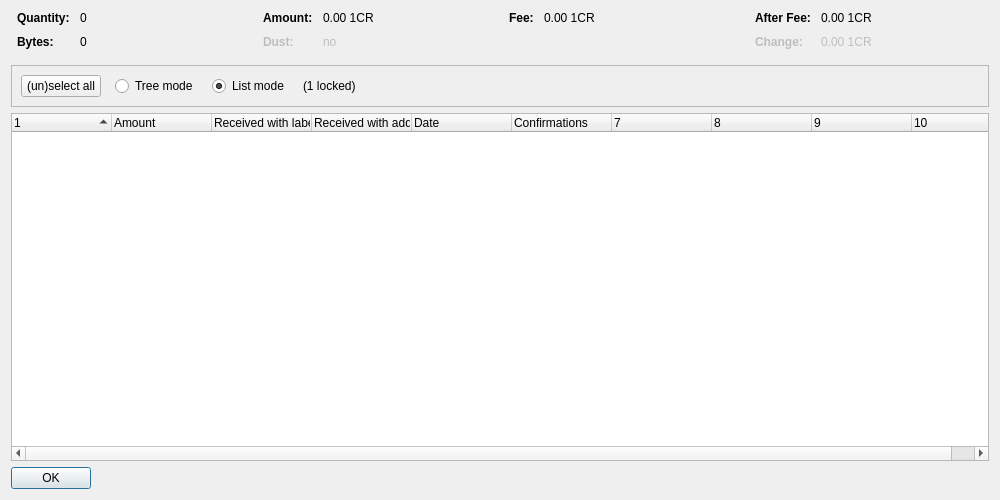
<?xml version="1.0" encoding="UTF-8"?>
<ui version="4.0">
 <class>CoinControlDialog</class>
 <widget class="QDialog" name="CoinControlDialog">
  <property name="geometry">
   <rect>
    <x>0</x>
    <y>0</y>
    <width>1000</width>
    <height>500</height>
   </rect>
  </property>
  <property name="windowTitle">
   <string>Coin Selection</string>
  </property>
  <layout class="QVBoxLayout" name="verticalLayout">
   <item>
    <layout class="QHBoxLayout" name="horizontalLayoutTop" stretch="0,0,0,0">
     <property name="topMargin">
      <number>0</number>
     </property>
     <property name="bottomMargin">
      <number>10</number>
     </property>
     <item>
      <layout class="QFormLayout" name="formLayoutCoinControl1">
       <property name="horizontalSpacing">
        <number>10</number>
       </property>
       <property name="verticalSpacing">
        <number>10</number>
       </property>
       <property name="leftMargin">
        <number>6</number>
       </property>
       <property name="rightMargin">
        <number>6</number>
       </property>
       <item row="0" column="0">
        <widget class="QLabel" name="labelCoinControlQuantityText">
         <property name="font">
          <font>
           <weight>75</weight>
           <bold>true</bold>
          </font>
         </property>
         <property name="text">
          <string>Quantity:</string>
         </property>
        </widget>
       </item>
       <item row="0" column="1">
        <widget class="QLabel" name="labelCoinControlQuantity">
         <property name="cursor">
          <cursorShape>IBeamCursor</cursorShape>
         </property>
         <property name="contextMenuPolicy">
          <enum>Qt::ActionsContextMenu</enum>
         </property>
         <property name="text">
          <string notr="true">0</string>
         </property>
         <property name="textInteractionFlags">
          <set>Qt::LinksAccessibleByMouse|Qt::TextSelectableByKeyboard|Qt::TextSelectableByMouse</set>
         </property>
        </widget>
       </item>
       <item row="1" column="0">
        <widget class="QLabel" name="labelCoinControlBytesText">
         <property name="font">
          <font>
           <weight>75</weight>
           <bold>true</bold>
          </font>
         </property>
         <property name="text">
          <string>Bytes:</string>
         </property>
        </widget>
       </item>
       <item row="1" column="1">
        <widget class="QLabel" name="labelCoinControlBytes">
         <property name="cursor">
          <cursorShape>IBeamCursor</cursorShape>
         </property>
         <property name="contextMenuPolicy">
          <enum>Qt::ActionsContextMenu</enum>
         </property>
         <property name="text">
          <string notr="true">0</string>
         </property>
         <property name="textInteractionFlags">
          <set>Qt::LinksAccessibleByMouse|Qt::TextSelectableByKeyboard|Qt::TextSelectableByMouse</set>
         </property>
        </widget>
       </item>
      </layout>
     </item>
     <item>
      <layout class="QFormLayout" name="formLayoutCoinControl2">
       <property name="horizontalSpacing">
        <number>10</number>
       </property>
       <property name="verticalSpacing">
        <number>10</number>
       </property>
       <property name="leftMargin">
        <number>6</number>
       </property>
       <property name="rightMargin">
        <number>6</number>
       </property>
       <item row="0" column="0">
        <widget class="QLabel" name="labelCoinControlAmountText">
         <property name="font">
          <font>
           <weight>75</weight>
           <bold>true</bold>
          </font>
         </property>
         <property name="text">
          <string>Amount:</string>
         </property>
        </widget>
       </item>
       <item row="0" column="1">
        <widget class="QLabel" name="labelCoinControlAmount">
         <property name="cursor">
          <cursorShape>IBeamCursor</cursorShape>
         </property>
         <property name="contextMenuPolicy">
          <enum>Qt::ActionsContextMenu</enum>
         </property>
         <property name="text">
          <string notr="true">0.00 1CR</string>
         </property>
         <property name="textInteractionFlags">
          <set>Qt::LinksAccessibleByMouse|Qt::TextSelectableByKeyboard|Qt::TextSelectableByMouse</set>
         </property>
        </widget>
       </item>
       <item row="1" column="0">
        <widget class="QLabel" name="labelCoinControlLowOutputText">
         <property name="enabled">
          <bool>false</bool>
         </property>
         <property name="font">
          <font>
           <weight>75</weight>
           <bold>true</bold>
          </font>
         </property>
         <property name="text">
          <string>Dust:</string>
         </property>
        </widget>
       </item>
       <item row="1" column="1">
        <widget class="QLabel" name="labelCoinControlLowOutput">
         <property name="enabled">
          <bool>false</bool>
         </property>
         <property name="cursor">
          <cursorShape>IBeamCursor</cursorShape>
         </property>
         <property name="contextMenuPolicy">
          <enum>Qt::ActionsContextMenu</enum>
         </property>
         <property name="text">
          <string notr="true">no</string>
         </property>
         <property name="textInteractionFlags">
          <set>Qt::LinksAccessibleByMouse|Qt::TextSelectableByKeyboard|Qt::TextSelectableByMouse</set>
         </property>
        </widget>
       </item>
      </layout>
     </item>
     <item>
      <layout class="QFormLayout" name="formLayoutCoinControl3">
       <property name="horizontalSpacing">
        <number>10</number>
       </property>
       <property name="verticalSpacing">
        <number>10</number>
       </property>
       <property name="leftMargin">
        <number>6</number>
       </property>
       <property name="rightMargin">
        <number>6</number>
       </property>
       <item row="0" column="0">
        <widget class="QLabel" name="labelCoinControlFeeText">
         <property name="font">
          <font>
           <weight>75</weight>
           <bold>true</bold>
          </font>
         </property>
         <property name="text">
          <string>Fee:</string>
         </property>
        </widget>
       </item>
       <item row="0" column="1">
        <widget class="QLabel" name="labelCoinControlFee">
         <property name="cursor">
          <cursorShape>IBeamCursor</cursorShape>
         </property>
         <property name="contextMenuPolicy">
          <enum>Qt::ActionsContextMenu</enum>
         </property>
         <property name="text">
          <string notr="true">0.00 1CR</string>
         </property>
         <property name="textInteractionFlags">
          <set>Qt::LinksAccessibleByMouse|Qt::TextSelectableByKeyboard|Qt::TextSelectableByMouse</set>
         </property>
        </widget>
       </item>
      </layout>
     </item>
     <item>
      <layout class="QFormLayout" name="formLayoutCoinControl4">
       <property name="horizontalSpacing">
        <number>10</number>
       </property>
       <property name="verticalSpacing">
        <number>10</number>
       </property>
       <property name="leftMargin">
        <number>6</number>
       </property>
       <property name="rightMargin">
        <number>6</number>
       </property>
       <item row="0" column="0">
        <widget class="QLabel" name="labelCoinControlAfterFeeText">
         <property name="font">
          <font>
           <weight>75</weight>
           <bold>true</bold>
          </font>
         </property>
         <property name="text">
          <string>After Fee:</string>
         </property>
        </widget>
       </item>
       <item row="0" column="1">
        <widget class="QLabel" name="labelCoinControlAfterFee">
         <property name="cursor">
          <cursorShape>IBeamCursor</cursorShape>
         </property>
         <property name="contextMenuPolicy">
          <enum>Qt::ActionsContextMenu</enum>
         </property>
         <property name="text">
          <string notr="true">0.00 1CR</string>
         </property>
         <property name="textInteractionFlags">
          <set>Qt::LinksAccessibleByMouse|Qt::TextSelectableByKeyboard|Qt::TextSelectableByMouse</set>
         </property>
        </widget>
       </item>
       <item row="1" column="0">
        <widget class="QLabel" name="labelCoinControlChangeText">
         <property name="enabled">
          <bool>false</bool>
         </property>
         <property name="font">
          <font>
           <weight>75</weight>
           <bold>true</bold>
          </font>
         </property>
         <property name="text">
          <string>Change:</string>
         </property>
        </widget>
       </item>
       <item row="1" column="1">
        <widget class="QLabel" name="labelCoinControlChange">
         <property name="enabled">
          <bool>false</bool>
         </property>
         <property name="cursor">
          <cursorShape>IBeamCursor</cursorShape>
         </property>
         <property name="contextMenuPolicy">
          <enum>Qt::ActionsContextMenu</enum>
         </property>
         <property name="text">
          <string notr="true">0.00 1CR</string>
         </property>
         <property name="textInteractionFlags">
          <set>Qt::LinksAccessibleByMouse|Qt::TextSelectableByKeyboard|Qt::TextSelectableByMouse</set>
         </property>
        </widget>
       </item>
      </layout>
     </item>
    </layout>
   </item>
   <item>
    <widget class="QFrame" name="frame">
     <property name="minimumSize">
      <size>
       <width>0</width>
       <height>40</height>
      </size>
     </property>
     <property name="frameShape">
      <enum>QFrame::StyledPanel</enum>
     </property>
     <property name="frameShadow">
      <enum>QFrame::Sunken</enum>
     </property>
     <layout class="QHBoxLayout" name="horizontalLayout">
      <item>
       <layout class="QHBoxLayout" name="horizontalLayoutPanel" stretch="0,0,0,0,0">
        <property name="spacing">
         <number>14</number>
        </property>
        <item>
         <widget class="QPushButton" name="pushButtonSelectAll">
          <property name="sizePolicy">
           <sizepolicy hsizetype="Maximum" vsizetype="Fixed">
            <horstretch>0</horstretch>
            <verstretch>0</verstretch>
           </sizepolicy>
          </property>
          <property name="text">
           <string>(un)select all</string>
          </property>
          <property name="autoDefault">
           <bool>false</bool>
          </property>
         </widget>
        </item>
        <item>
         <widget class="QRadioButton" name="radioTreeMode">
          <property name="sizePolicy">
           <sizepolicy hsizetype="Maximum" vsizetype="Fixed">
            <horstretch>0</horstretch>
            <verstretch>0</verstretch>
           </sizepolicy>
          </property>
          <property name="text">
           <string>Tree mode</string>
          </property>
         </widget>
        </item>
        <item>
         <widget class="QRadioButton" name="radioListMode">
          <property name="sizePolicy">
           <sizepolicy hsizetype="Maximum" vsizetype="Fixed">
            <horstretch>0</horstretch>
            <verstretch>0</verstretch>
           </sizepolicy>
          </property>
          <property name="text">
           <string>List mode</string>
          </property>
          <property name="checked">
           <bool>true</bool>
          </property>
         </widget>
        </item>
        <item>
         <widget class="QLabel" name="labelLocked">
          <property name="text">
           <string notr="true">(1 locked)</string>
          </property>
         </widget>
        </item>
        <item>
         <spacer name="horizontalSpacer">
          <property name="orientation">
           <enum>Qt::Horizontal</enum>
          </property>
          <property name="sizeHint" stdset="0">
           <size>
            <width>40</width>
            <height>20</height>
           </size>
          </property>
         </spacer>
        </item>
       </layout>
      </item>
     </layout>
    </widget>
   </item>
   <item>
    <widget class="CoinControlTreeWidget" name="treeWidget">
     <property name="contextMenuPolicy">
      <enum>Qt::CustomContextMenu</enum>
     </property>
     <property name="sortingEnabled">
      <bool>false</bool>
     </property>
     <property name="columnCount">
      <number>10</number>
     </property>
     <attribute name="headerShowSortIndicator" stdset="0">
      <bool>true</bool>
     </attribute>
     <attribute name="headerStretchLastSection">
      <bool>false</bool>
     </attribute>
     <column>
      <property name="text">
       <string/>
      </property>
     </column>
     <column>
      <property name="text">
       <string>Amount</string>
      </property>
     </column>
     <column>
      <property name="text">
       <string>Received with label</string>
      </property>
     </column>
     <column>
      <property name="text">
       <string>Received with address</string>
      </property>
     </column>
     <column>
      <property name="text">
       <string>Date</string>
      </property>
     </column>
     <column>
      <property name="text">
       <string>Confirmations</string>
      </property>
      <property name="toolTip">
       <string>Confirmed</string>
      </property>
     </column>
     <column>
      <property name="text">
       <string/>
      </property>
     </column>
     <column>
      <property name="text">
       <string/>
      </property>
     </column>
     <column>
      <property name="text">
       <string/>
      </property>
     </column>
     <column>
      <property name="text">
       <string/>
      </property>
     </column>
    </widget>
   </item>
   <item>
    <widget class="QDialogButtonBox" name="buttonBox">
     <property name="sizePolicy">
      <sizepolicy hsizetype="Maximum" vsizetype="Fixed">
       <horstretch>0</horstretch>
       <verstretch>0</verstretch>
      </sizepolicy>
     </property>
     <property name="orientation">
      <enum>Qt::Horizontal</enum>
     </property>
     <property name="standardButtons">
      <set>QDialogButtonBox::Ok</set>
     </property>
    </widget>
   </item>
  </layout>
 </widget>
 <customwidgets>
  <customwidget>
   <class>CoinControlTreeWidget</class>
   <extends>QTreeWidget</extends>
   <header>coincontroltreewidget.h</header>
  </customwidget>
 </customwidgets>
 <resources/>
 <connections/>
</ui>
